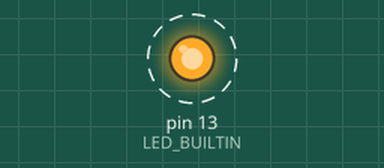
Recording of a sketch running on a simulated Arduino Uno, built with avr-gcc and run on an emulated ATmega328P. Parts: output pins drawn as LEDs (lit = HIGH). Dashed ring = blinking.

Above: at 0.4 s.
Timing chart, 0 to 4.6 s (numbered marks = the images above):
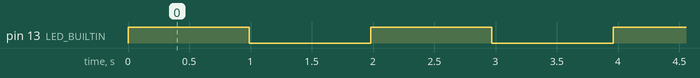

The sketch:

sketch_apr4a.ino
```cpp
//******************************************************************************
// Author: Haley Burnell
// Date: 4 April 2025
// Purpose: begin learning RTOS by making some therads
//          that blink a LED
//******************************************************************************

#include <Arduino_FreeRTOS.h>

// blink LED task
void toggleLED(void *parameter)
{
  while(1)
  {
    digitalWrite(LED_BUILTIN, HIGH);
    // wait 500ms
    vTaskDelay(1000/portTICK_PERIOD_MS);
    digitalWrite(LED_BUILTIN, LOW);
    vTaskDelay(1000/portTICK_PERIOD_MS);

  }
}

void setup() {
  // initialize serial communication at 9600 bits per second:
  //Serial.begin(9600);

  // configure LED pin
  pinMode(LED_BUILTIN, OUTPUT);

  // RTOS task
  xTaskCreate(
    toggleLED, //function to call
    "ToggleLED", // name of task
    128, // stack size (in words)
    NULL, // parameter to pass to function
    1, // task priority (higher num means higher priority)
    NULL // task handle
  );

}

void loop()
{
  // Empty. Things are done in Tasks.
}
```

Measured:
- by itself, pin 13 (LED_BUILTIN): alternates HIGH for 0.99 s and LOW for 0.99 s
